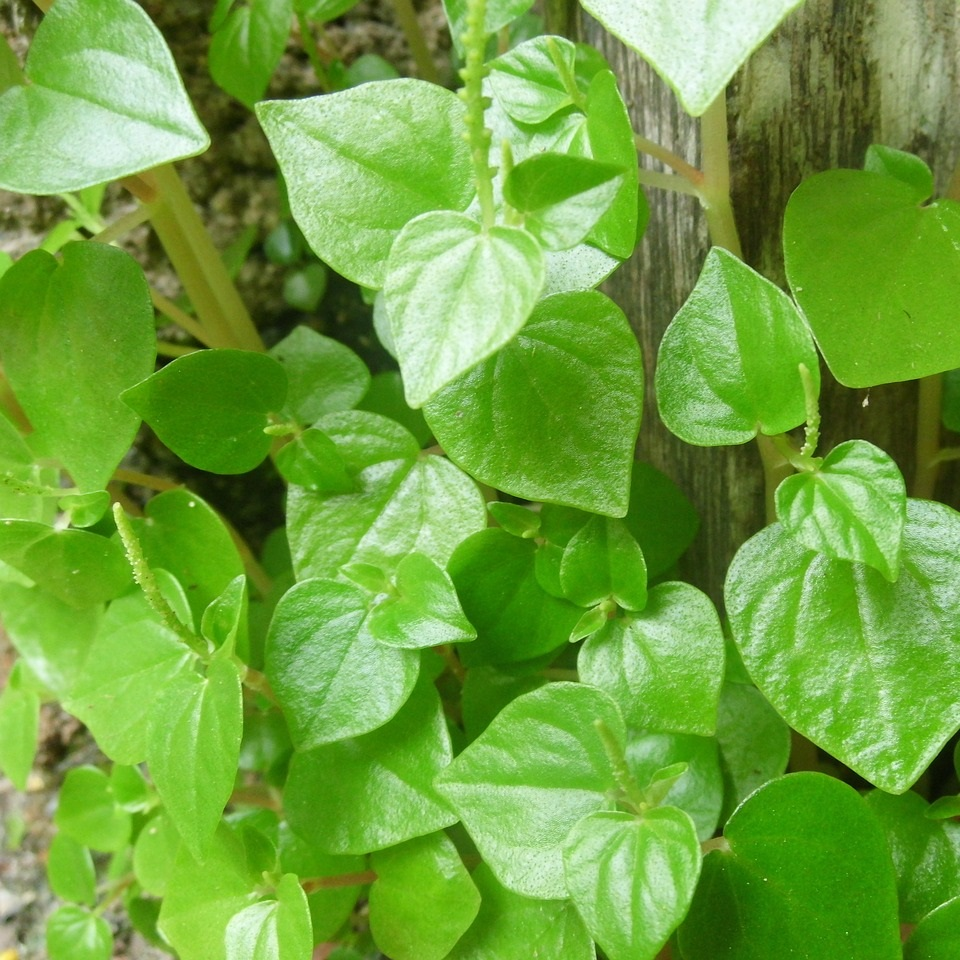
#> input picture data/leafs.jpg, 960 x 960 px, found by its file name
$ jupyter execute VoronoiDemo1.ipynb   (older library calls are emulated)
#> lines starting #> are read from the running program, lines starting #| are printed output that depends on the picture
### Voronoi Stippling Demo ###

This jupyter notebook provides code to generate stippling images using Voronoi diagrams.

It is based on the original paper:
https://www.cs.ubc.ca/labs/imager/tr/2002/secord2002b/secord.2002b.pdf
as well as the rescience codebase

[cell 1]
import numpy as np
import matplotlib.pyplot as plt
import scipy.misc
import scipy.ndimage
import imageio.v3 as iio
import scipy.stats
import math
from PIL import Image

# Configuration
imageSource = 'leafs.jpg' # Image to stipple
startingPoints = 20000 # Starting points
intensityThreshold = 145 # Set intensity threshold (pixel > threshold is filtered out)

#https://stackoverflow.com/questions/21920712/scanline-fill-algorithm-in-python-numpy
def myraster(V):
    from skimage.draw import polygon
    rr, cc = polygon(V[:, 0], V[:, 1])
    return np.array([[rr[i], cc[i]] for i in range(len(rr))])

[cell 2]
# Distribution function only works for Density where length [0] = length [1]
# Using rejection sampling
def distributionGenerator(n, D):
    # Uniform distribution
    # n*10 is to minimise the risk of having a sample size too small when using the rejection criterion.
    X = np.floor(np.random.uniform(0, D.shape[1], n*100) ).astype(int)
    Y = np.floor(np.random.uniform(0, D.shape[0], n*100) ).astype(int)

    # Guassian distribution
    #X = np.floor(np.random.normal( D.shape[1] / 2, 200, n*2000) ).astype(int)
    #Y = np.floor(np.random.normal( D.shape[0] / 2, 200, n*2000) ).astype(int)
    X = X[(X > 0) & (X < D.shape[1])]
    Y = Y[(Y > 0) & (Y < D.shape[0])]

    # Regardless of distribution, the rejection criterion (P[i] <= D[x[i], y[i]])
    shortestAxis = X.shape[0] if X.shape[0] < Y.shape[0] else Y.shape[0]
    normalizedPixels=lambda x, y:  np.array([D[y[i], x[i]] for i in range(shortestAxis)])
    P = np.random.uniform(0, 1, shortestAxis)
    idx,=np.where(P<=normalizedPixels(X, Y))
    return np.array([[X[idx[i]], Y[idx[i]]] for i in range(n)])

[cell 3]
# Open as greyscale (intensity) image, one channel : greyscale
img = Image.open(imageSource).convert('L')
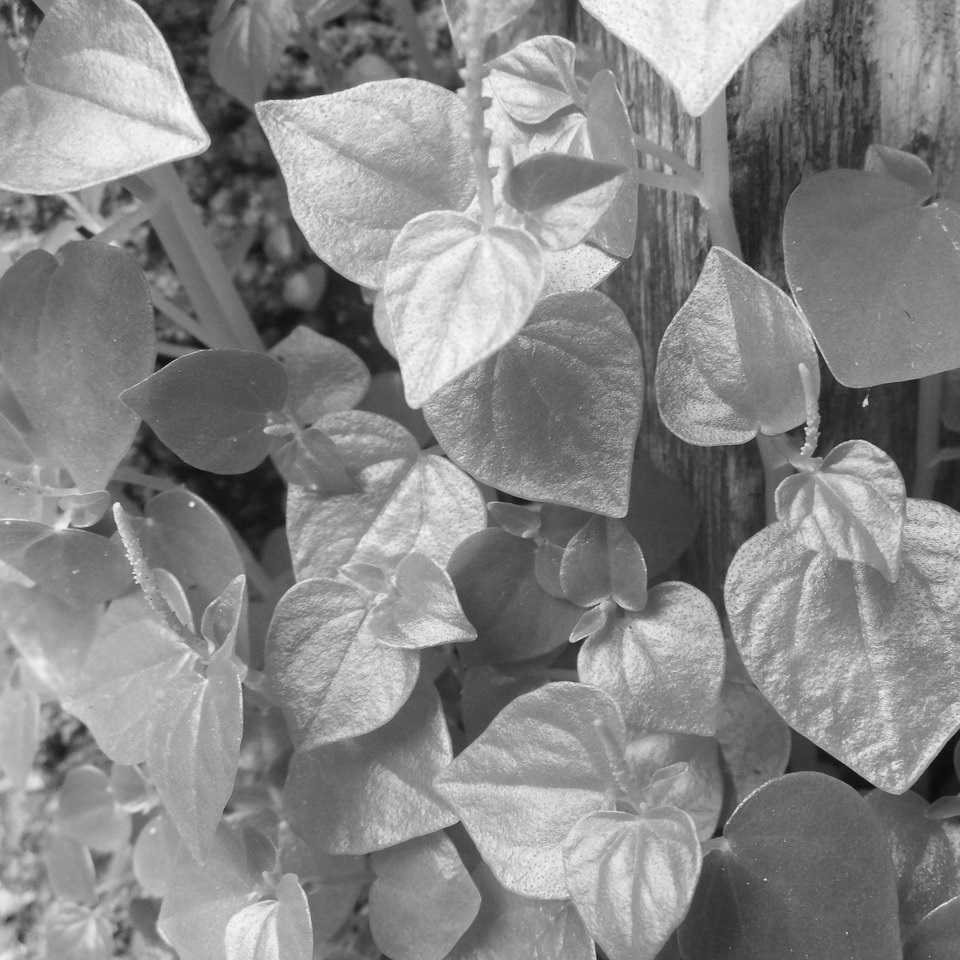
#> img: PIL image 960x960 L; min 9, max 250, mean 135.2

density = np.array(img)

zoom = (startingPoints * 500) / (density.shape[0]*density.shape[1])
#> zoom = 10.85
zoom = int(round(np.sqrt(zoom)))
#> zoom = 3
density = scipy.ndimage.zoom(density, zoom, order=0)

# Any intensity > threshold will be white
density = np.minimum(density, intensityThreshold) # Filters out pixels where intensity > threshold
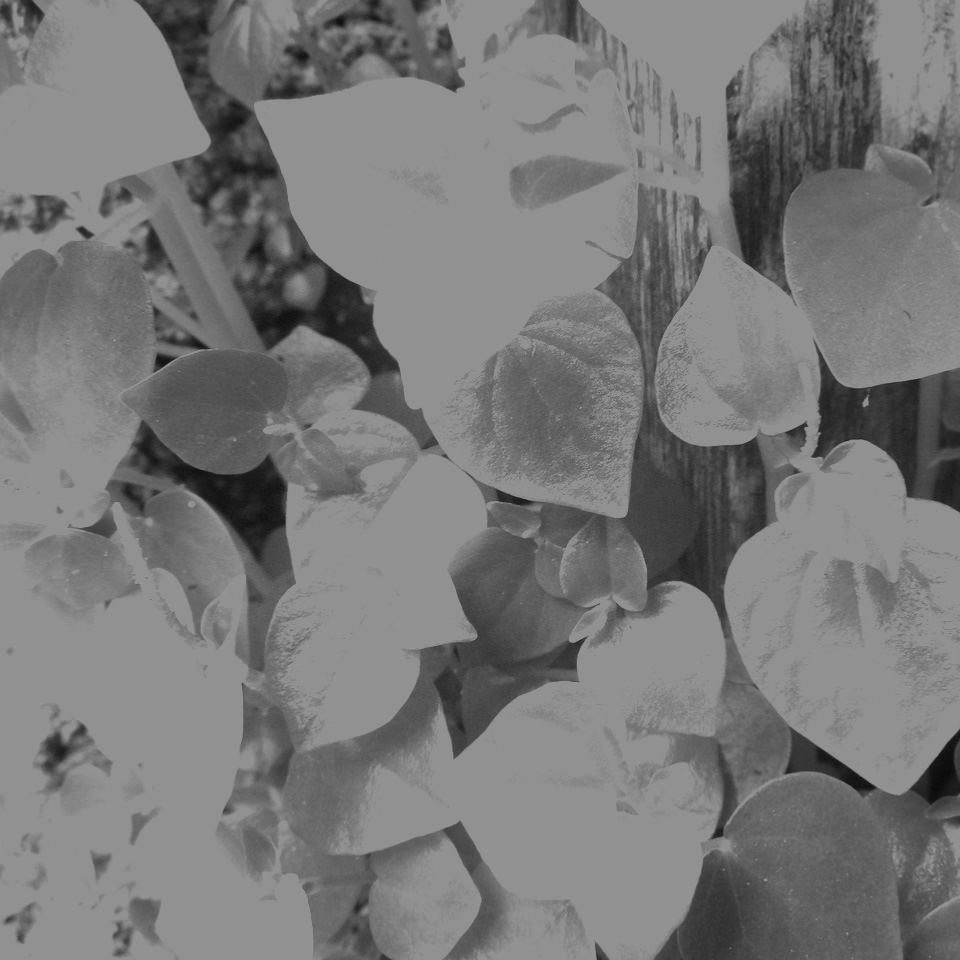
#> density: shape (2880, 2880) (shown at 1/3 size); min 9, max 145, mean 120.2

density = 1.0 - ((density-density.min())/(density.max()-density.min()))
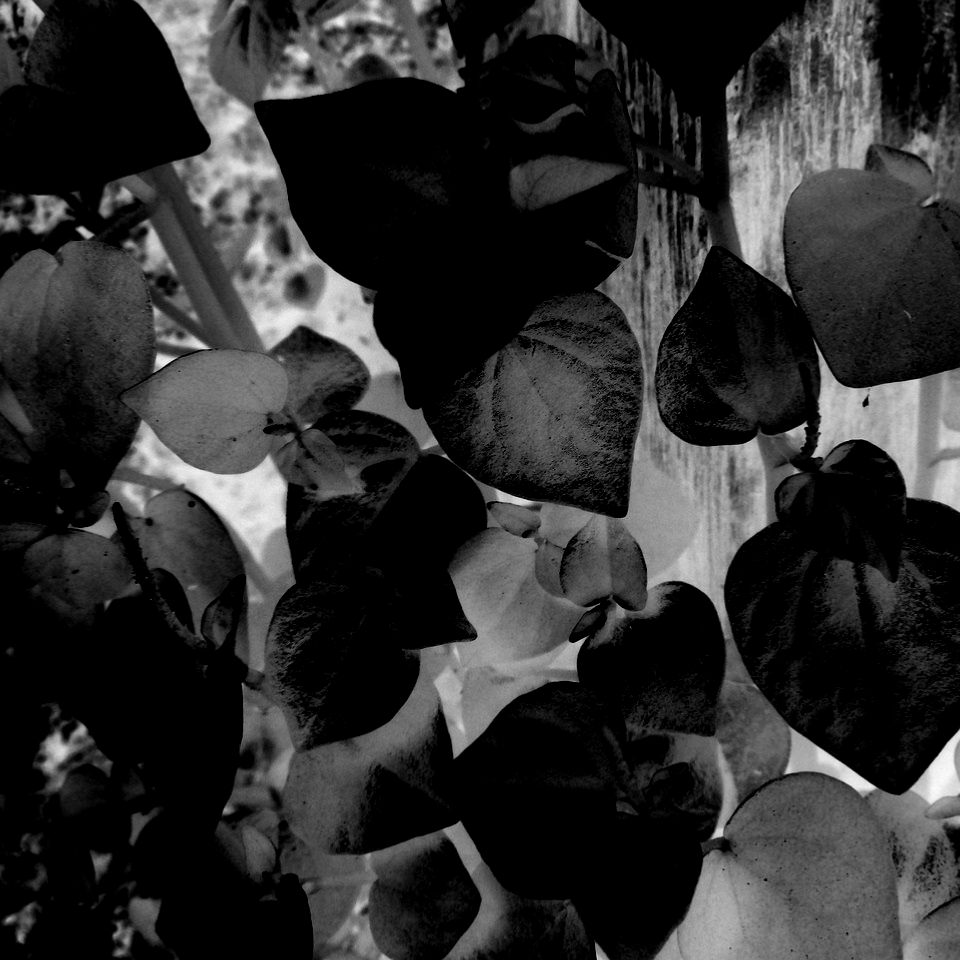
#> density: shape (2880, 2880) float64 (shown at 1/3 size); min 0, max 1, mean 0.182
print(f"density before: {density}")
#> (printed output is left out)
density = density[::-1, :]
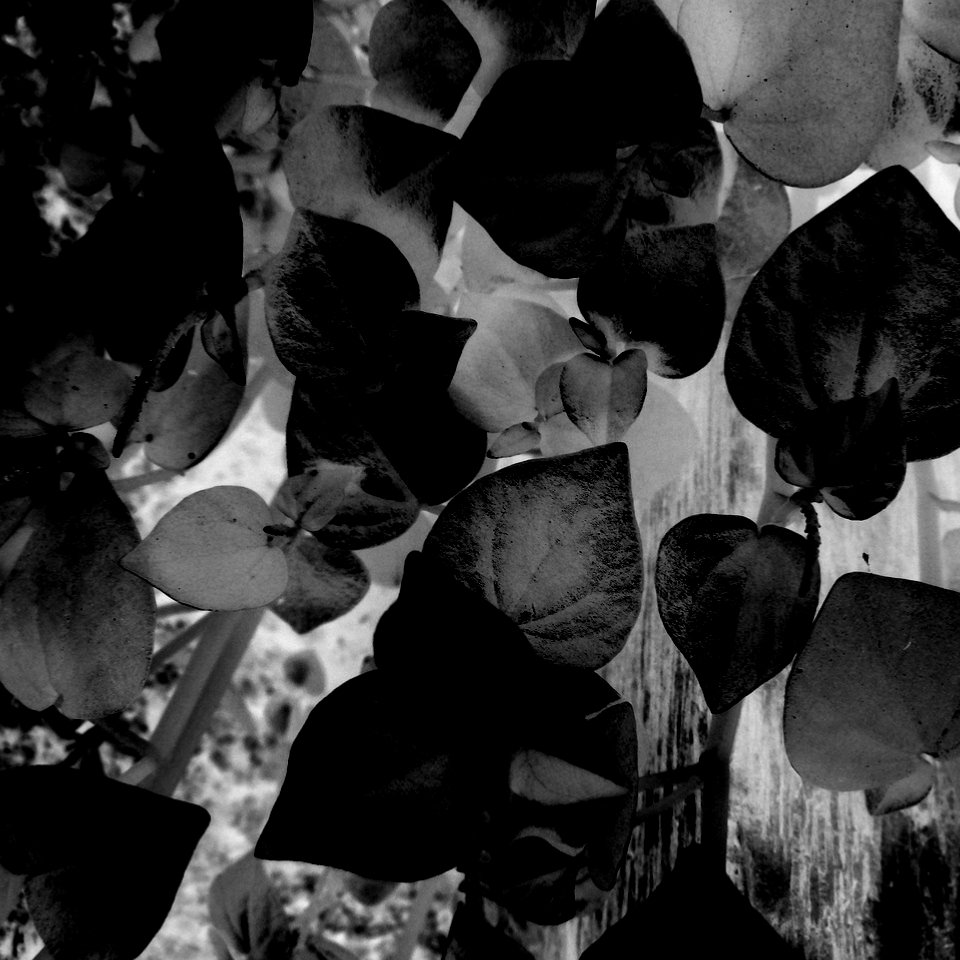
#> density: shape (2880, 2880) float64 (shown at 1/3 size); min 0, max 1, mean 0.182
print(f"density after: {density}")
#> (printed output is left out)

xmin, xmax = 0, density.shape[1]
#> xmin = 0; xmax = 2880
ymin, ymax = 0, density.shape[0]
#> ymin = 0; ymax = 2880
points = distributionGenerator(startingPoints, density)
#> points = 20000 pairs, first value 1 to 2879, second value 1 to 2879

fig = plt.figure(figsize=(5, 5),
                     facecolor="white")
ax = fig.add_axes([0, 0, 1, 1], frameon=False)
ax.set_xlim([xmin, xmax])
ax.set_xticks([])
ax.set_ylim([ymin, ymax])
ax.set_yticks([])
scatter = ax.scatter(points[:, 0], points[:, 1], s=1,
                     facecolor="k", edgecolor="None")
Pi = points.astype(int)
#> Pi has the same summary as points
X = np.maximum(np.minimum(Pi[:, 0], density.shape[1]-1), 0)
#> X = 20000 values, max 2879 at index 864, min 1 at index 2524, mean 1568.6
Y = np.maximum(np.minimum(Pi[:, 1], density.shape[0]-1), 0)
#> Y = 20000 values, max 2879 at index 5194, min 1 at index 2895, mean 1486.2
sizes = (5 +
         (300-300)*density[Y, X])
#> sizes = 20000 values from 5 to 5
print(f"sizes: {sizes}")
#> (printed output is left out)
scatter.set_offsets(points)
scatter.set_sizes(sizes)
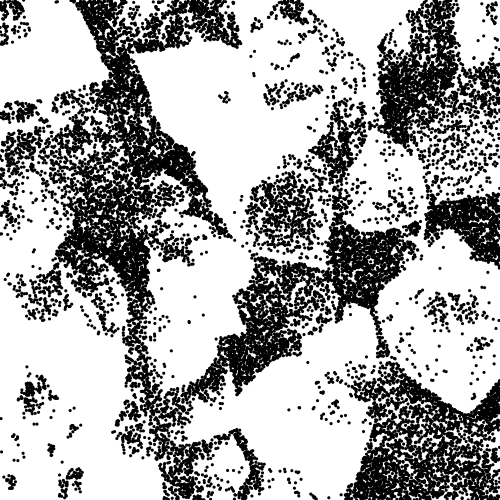
#> figure drawn by matplotlib, 1 panel

[cell 4]
import scipy as sp
import scipy.spatial
import sys
import tqdm
from scipy.spatial import Voronoi, voronoi_plot_2d

bounding_box = np.array([xmin, xmax, ymin, ymax]) # [x_min, x_max, y_min, y_max]
#> bounding_box = [0, 2880, 0, 2880]

# https://stackoverflow.com/questions/28665491/getting-a-bounded-polygon-coordinates-from-voronoi-cells
def voronoi(towers, container):
    # Select towers inside the bounding box
    i = in_box(towers, container)
    points_center = towers[i, :]
    points_left = np.copy(points_center)
    points_left[:, 0] = bounding_box[0] - (points_left[:, 0] - container[0])
    points_right = np.copy(points_center)
    points_right[:, 0] = bounding_box[1] + (container[1] - points_right[:, 0])
    points_down = np.copy(points_center)
    points_down[:, 1] = bounding_box[2] - (points_down[:, 1] - container[2])
    points_up = np.copy(points_center)
    points_up[:, 1] = bounding_box[3] + (container[3] - points_up[:, 1])
    points = np.append(points_center,
                       np.append(np.append(points_left,
                                           points_right,
                                           axis=0),
                                 np.append(points_down,
                                           points_up,
                                           axis=0),
                                 axis=0),
                       axis=0)
    # Compute Voronoi
    vor = sp.spatial.Voronoi(points)
    # Filter regions
    regions = []
    for region in vor.regions:
        flag = True
        for index in region:
            if index == -1:
                flag = False
                break
            else:
                x = vor.vertices[index, 0]
                y = vor.vertices[index, 1]
                if not(bounding_box[0] <= x and x <= bounding_box[1] and
                       bounding_box[2] <= y and y <= bounding_box[3]):
                    flag = False
                    break
        if region != [] and flag:
            regions.append(region)
    vor.filtered_points = points_center
    vor.filtered_regions = regions
    return vor
import math
def centroids(points, D):
    """
    Given a set of point and a density array, return the set of weighted
    centroids.
    """
    averageDistanceMoved = 0
    X, Y = points[:,0], points[:, 1]
    xmin, xmax = 0, density.shape[1]
    ymin, ymax = 0, density.shape[0]
    bbox = np.array([xmin, xmax, ymin, ymax])
    vor = voronoi(points, bbox)
    regions = vor.filtered_regions
    centroids = []
    c = 0
    for region in vor.filtered_regions:
        vertices = vor.vertices[region + [region[0]], :]
        # First rasterize Polygon shape (V) -> obtain all pixel coordinates
        P = myraster(vertices)
        Di = D[np.clip(P[:, 1], 0, D.shape[1]-1), np.clip(P[:,0], 0, D.shape[0]-1)].reshape(len(P), 1)
        # Centroids for Lloyds method
        centroids.append(((P*Di)).sum(axis=0) / Di.sum())
        cdist = math.dist(vor.points[c], ((P*Di)).sum(axis=0) / Di.sum())
        c += 1
    return regions, np.array(centroids)

xmin, xmax = 0, density.shape[1]
ymin, ymax = 0, density.shape[0]

#Returns a list containing true/false values depending of point i is in box (image)
def in_box(points, bounding_box):
    return np.logical_and(np.logical_and(bounding_box[0] <= points[:, 0],
                                         points[:, 0] <= bounding_box[1]),
                          np.logical_and(bounding_box[2] <= points[:, 1],
                                         points[:, 1] <= bounding_box[3]))

#Could base this on the average distance moved during an update
avgDistance = np.mean(points)
#> avgDistance = 1527.4
oldDistance = avgDistance
#> oldDistance = 1527.4
    # Lloyds method + update
while avgDistance > 0.5:
    regions, points = centroids(points, density)
    pointsAvgUpdate = np.mean(points)
    avgDistance = math.dist([oldDistance], [pointsAvgUpdate])
    oldDistance = pointsAvgUpdate
    fig = plt.figure(figsize=(5, 5),
                     facecolor="white")
    ax = fig.add_axes([0, 0, 1, 1], frameon=False)
    ax.set_xlim([xmin, xmax])
    ax.set_xticks([])
    ax.set_ylim([ymin, ymax])
    ax.set_yticks([])
    scatter = ax.scatter(points[:, 0], points[:, 1], s=1,
                         facecolor="k", edgecolor="None")
    Pi = points.astype(int)
    X = np.maximum(np.minimum(Pi[:, 0], density.shape[1]-1), 0)
    Y = np.maximum(np.minimum(Pi[:, 1], density.shape[0]-1), 0)
    sizes = (5 +
             (300-300)*density[Y, X])
    scatter.set_offsets(points)
    scatter.set_sizes(sizes)

import session_info
session_info.show()
